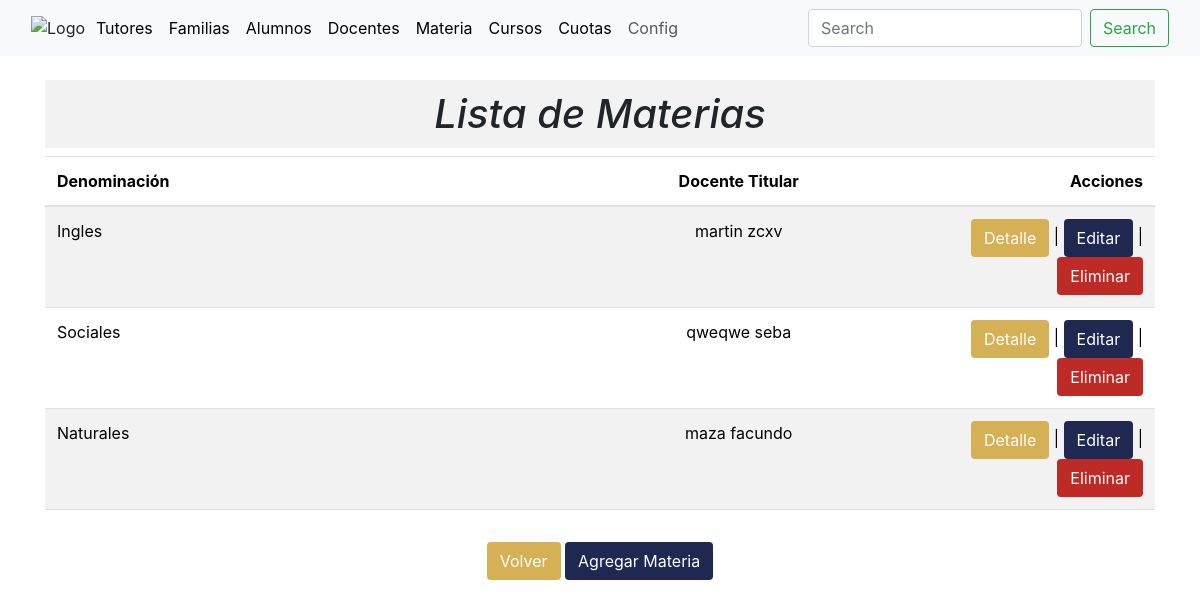
The page /materia/ on the database as committed earlier.
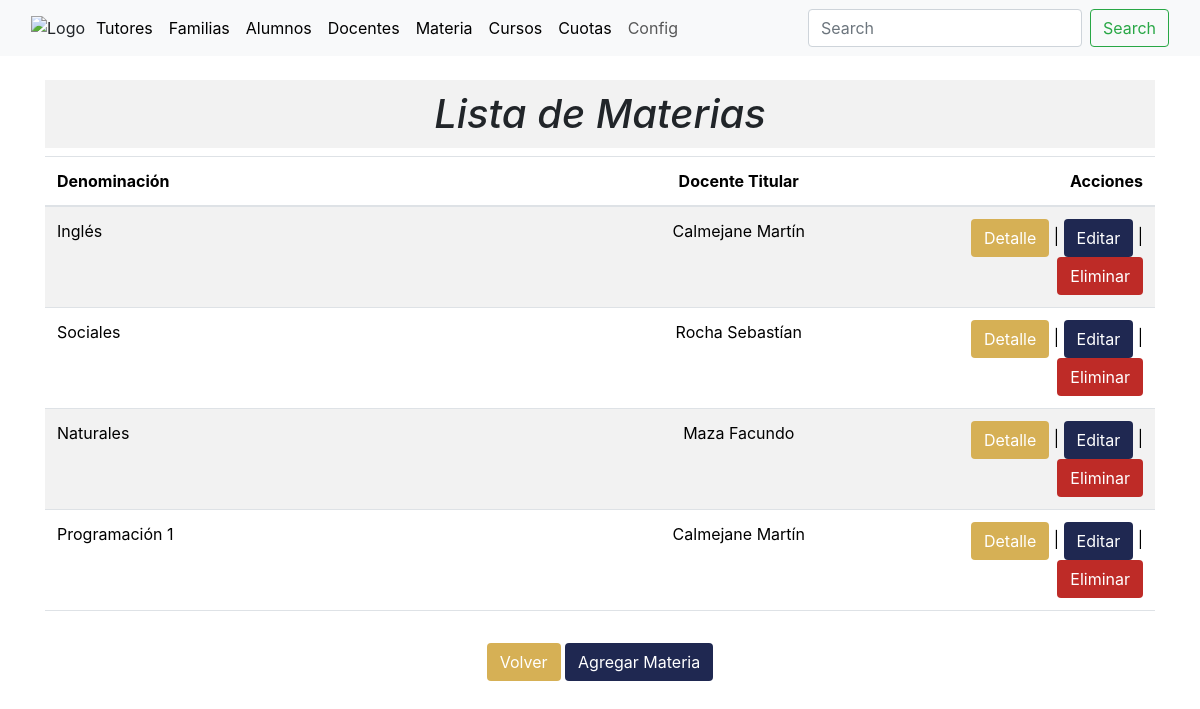
The same page on the database as committed later.
### academico/models.py (models this page shows, shortened)
class Materias(models.Model):
    Denominación = models.CharField(max_length=255)
    Docente_Titular = models.ForeignKey(Docentes, on_delete=models.SET_NULL, null=True)
    class Meta:
        db_table = 'Materias'
        verbose_name = 'Materia'
        verbose_name_plural = 'Materias'

class Docentes(models.Model):
    Nivel_Docente = models.ForeignKey(Nivel_Docente, on_delete=models.CASCADE)
    Apellidos = models.CharField(max_length=255)
    Nombres = models.CharField(max_length=255)
    CUIL = models.CharField(max_length=255)
    Tel = models.CharField(max_length=255)
    F_Nacimiento = models.DateField()
    Titulo = models.ForeignKey(Titulos_Profesionales, on_delete=models.CASCADE)
    def __str__(self):
        return '%s %s '%(self.Apellidos, self.Nombres)
    class Meta:
        db_table = 'Docentes'
        verbose_name = 'Docente'
        verbose_name_plural = 'Docentes'

### academico/views.py (the view)
# urls.py: path('materia/', views.materia_list, name='materia_list'),
def materia_list(request):
    materias = Materias.objects.all()
    docentes = Docentes.objects.all() # Agrega esto
    context = {'materias': materias, 'docentes': docentes,}
    return render(request, 'materia_list.html', context)

### academico/templates/materia_list.html (shortened to what this page needs)
{% extends "base.html" %}
{%block content%}
<main>
  <div class="container mt-4">
    <div class="row justify-content-center">
      <div class="col-md-12 text-center">
        <h1 style="font-style: italic; background-color: #f2f2f2; padding: 10px;">Lista de Materias</h1>
      </div>
    </div>
    <div class="row justify-content-center">
      <div class="col-md-12"> <div class="table-responsive">
        <table class="table table-striped table-hover">
          <thead>
            <tr>
              <th style="width: 50%;">Denominación</th>
              <th style="width: 25%; text-align: center;">Docente Titular</th>
              <th style="width: 25%; text-align: right;">Acciones</th>
            </tr>
          </thead>
          <tbody>
            {% for materia in materias %}
            <tr>
              <td>
                {{ materia.Denominación }}
              </td>
              <td style="text-align: center;">{{ materia.Docente_Titular }}</td>
              <td style="text-align: right;">
                <button type="button" class="btn" style="background-color: rgb(214,176,85); color: white;"
                        data-toggle="modal" data-target="#materiaDetailsModal{{ materia.pk }}">Detalle</button> |
                <button type="button" class="btn" style="background-color: rgb(31,40,81); color: white;"
                        data-toggle="modal" data-target="#materiaEditModal{{ materia.pk }}">Editar</button> |
                <button type="button" class="btn" style="background-color: rgb(190,43,39); color: white;"
                        data-toggle="modal" data-target="#materiaDeleteModal{{ materia.pk }}">Eliminar</button>
              </td>
            </tr>
            {% endfor %}
          </tbody>
        </table>
        </div>
      </div>
    </div>
    <div class="row justify-content-center mt-3">
      <div class="col-md-8 text-center">
        <button type="button" class="btn" style="background-color: rgb(214,176,85); color: white;" onclick="location.href='{% url 'index' %}'">Volver</button>
        <button type="button" class="btn" style="background-color: rgb(31,40,81); color: white;" onclick="location.href='{% url 'materia_create' %}'">Agregar Materia</button>
      </div>
    </div>
  </div>
</main>
{%endblock%}`

Rows that differ between the two databases and show on the page:
changed Materias: Denominación "Ingles" → "Inglés"; Docente_Titular "martin zcxv" → "Calmejane Martín"
changed through a linked row, Materias "Sociales": Docente_Titular "qweqwe seba" → "Rocha Sebastían"
changed through a linked row, Materias "Naturales": Docente_Titular "maza facundo" → "Maza Facundo"
added Materias: Denominación "Programación 1", Docente_Titular "Calmejane Martín"
